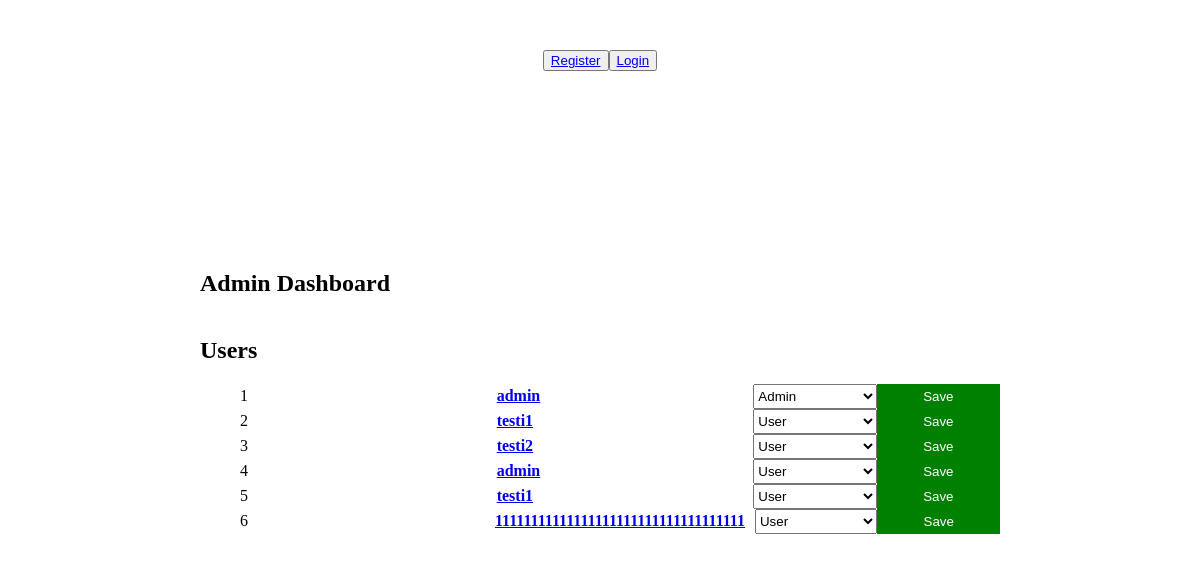
The page /admin on the database its author committed.
### tables this page shows
CREATE TABLE users (
    id INTEGER PRIMARY KEY,
    username TEXT,
    password TEXT,
    role TEXT
);

### app.py (the view)
@app.route("/admin")
def admin():
    all_users = users.get_users()
    return render_template("admin.html", users=all_users)

### db_connection.py (called while the page is built)
def get_db():
    connection = sqlite3.connect(database)
    connection.row_factory = sqlite3.Row
    return connection

### users.py (called while the page is built)
def get_users():
    connection = get_db()
    cur = connection.cursor()
    sql = "SELECT id, username, role FROM users"
    result = cur.execute(sql)
    users = result.fetchall()
    return users

### templates/admin.html (shortened to what this page needs)
{% extends "layout.html" %}
{% block content %}
<div class="container">
    <h2>Admin Dashboard</h2>
    <div id="users">
        <h2>Users</h2>
        <ul id="user-list">
            {% for user in users %}
            <li class="user-grid">
                <span class="user-id">{{ user.id }}</span>
                <a href="/users/{{ user.id }}" class="user-link">
                <span class="username">{{ user.username }}</span>
                </a>
                <form action="/editrole" method="post" class="role-form">
                    <select name="role">
                        <option value="user" {% if user.role == 'user' %}selected{% endif %}>User</option>
                        <option value="admin" {% if user.role == 'admin' %}selected{% endif %}>Admin</option>
                    </select>
                    <button type="submit" class="save-button">Save</button>
                </form>
            </li>
            {% endfor %}
        </ul>
    </div>
</div>
{% endblock %}

### templates/layout.html (shortened to what this page needs)
<!DOCTYPE html>
<link rel="stylesheet" href="/static/style.css">
<nav class="navbar">
    {% if session.username %}
    <ul>
        <div>
            <button>
                <a href="/">Chat</a>
                </button>
            <button>
            <a href="/users/{{ session.user_id }}">Profile</a>
            </button>
            {% if session.user_role == "admin" %}
            <button>
            <a href="/admin">Admin dashboard</a>
            </button>
            {% endif %}
            <button>
            <a href="/logout">Log out</a>
            </button>
        </div>
    </ul>
    {% else %}
    <button>
        <a href="/register">Register</a>
    </button>
    <button>
    <a href="/login">Login</a>
    </button>
    {% endif %}
</nav>
{% block content %}{% endblock %}

### static/style.css (style rules this page uses)
.navbar { padding-top: 50px; position: fixed; top: 0; left: 0; width: 100%; z-index: 100; display: flex; justify-content: center; align-items: center; }
.container { position: relative; display: flex; flex-direction: column; justify-content: center; margin: 0 0; max-width: 800px; padding: 20px; }
.user-grid { display: grid; grid-template-columns: 1fr 1fr 1fr; align-items: center; gap: 10px; }
.username { font-weight: bold; }
.role-form select, .role-form .save-button { width: 100%; box-sizing: border-box; }
.role-form { display: grid; grid-template-columns: 1fr 1fr; gap: 0; }
.save-button { background-color: green; color: white; border: none; padding: 5px 10px; cursor: pointer; }

### rows shown on the page
users: id "1", username "admin", role "Admin"
users: id "2", username "testi1", role "User"
users: id "3", username "testi2", role "User"
users: id "4", username "admin", role "User"
users: id "5", username "testi1", role "User"
users: id "6", username "11111111111111111111111111111111111", role "User"
